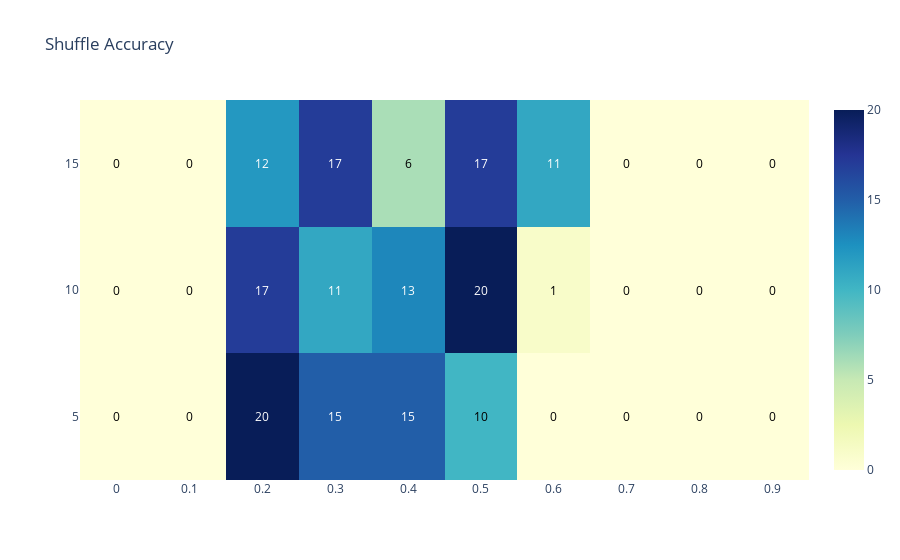

The notebook cell saved with this chart:
### Markdown cell above
## Shuffle

### Code cell
fig = create_heatmap(entries, shot, shuffle, "Shuffle Accuracy")

fig.show()

### Figure 1 — Plotly figure (JSON) as saved in the notebook; plotly's stock layout.template omitted (floating-point values rounded to 4 significant figures)
{"data": [{"colorscale": [[0, "rgb(255,255,217)"], [0.125, "rgb(237,248,177)"], [0.25, "rgb(199,233,180)"], [0.375, "rgb(127,205,187)"], [0.5, "rgb(65,182,196)"], [0.625, "rgb(29,145,192)"], [0.75, "rgb(34,94,168)"], [0.875, "rgb(37,52,148)"], [1, "rgb(8,29,88)"]], "type": "heatmap", "z": [[0, 0, 20, 15, 15, 10, 0, 0, 0, 0], [0, 0, 17, 11, 13, 20, 1, 0, 0, 0], [0, 0, 12, 17, 6, 17, 11, 0, 0, 0]]}], "layout": {"annotations": [{"font": {"color": "black"}, "showarrow": false, "text": "0", "x": 0, "y": 0}, {"font": {"color": "black"}, "showarrow": false, "text": "0", "x": 1, "y": 0}, {"font": {"color": "white"}, "showarrow": false, "text": "20", "x": 2, "y": 0}, {"font": {"color": "white"}, "showarrow": false, "text": "15", "x": 3, "y": 0}, {"font": {"color": "white"}, "showarrow": false, "text": "15", "x": 4, "y": 0}, {"font": {"color": "black"}, "showarrow": false, "text": "10", "x": 5, "y": 0}, {"font": {"color": "black"}, "showarrow": false, "text": "0", "x": 6, "y": 0}, {"font": {"color": "black"}, "showarrow": false, "text": "0", "x": 7, "y": 0}, {"font": {"color": "black"}, "showarrow": false, "text": "0", "x": 8, "y": 0}, {"font": {"color": "black"}, "showarrow": false, "text": "0", "x": 9, "y": 0}, {"font": {"color": "black"}, "showarrow": false, "text": "0", "x": 0, "y": 1}, {"font": {"color": "black"}, "showarrow": false, "text": "0", "x": 1, "y": 1}, {"font": {"color": "white"}, "showarrow": false, "text": "17", "x": 2, "y": 1}, {"font": {"color": "white"}, "showarrow": false, "text": "11", "x": 3, "y": 1}, {"font": {"color": "white"}, "showarrow": false, "text": "13", "x": 4, "y": 1}, {"font": {"color": "white"}, "showarrow": false, "text": "20", "x": 5, "y": 1}, {"font": {"color": "black"}, "showarrow": false, "text": "1", "x": 6, "y": 1}, {"font": {"color": "black"}, "showarrow": false, "text": "0", "x": 7, "y": 1}, {"font": {"color": "black"}, "showarrow": false, "text": "0", "x": 8, "y": 1}, {"font": {"color": "black"}, "showarrow": false, "text": "0", "x": 9, "y": 1}, {"font": {"color": "black"}, "showarrow": false, "text": "0", "x": 0, "y": 2}, {"font": {"color": "black"}, "showarrow": false, "text": "0", "x": 1, "y": 2}, {"font": {"color": "white"}, "showarrow": false, "text": "12", "x": 2, "y": 2}, {"font": {"color": "white"}, "showarrow": false, "text": "17", "x": 3, "y": 2}, {"font": {"color": "black"}, "showarrow": false, "text": "6", "x": 4, "y": 2}, {"font": {"color": "white"}, "showarrow": false, "text": "17", "x": 5, "y": 2}, {"font": {"color": "white"}, "showarrow": false, "text": "11", "x": 6, "y": 2}, {"font": {"color": "black"}, "showarrow": false, "text": "0", "x": 7, "y": 2}, {"font": {"color": "black"}, "showarrow": false, "text": "0", "x": 8, "y": 2}, {"font": {"color": "black"}, "showarrow": false, "text": "0", "x": 9, "y": 2}], "title": {"text": "Shuffle Accuracy"}, "xaxis": {"side": "bottom", "ticks": "", "ticktext": [0, 0.1, 0.2, 0.3, 0.4, 0.5, 0.6, 0.7, 0.8, 0.9, 1], "tickvals": [0, 1, 2, 3, 4, 5, 6, 7, 8, 9]}, "yaxis": {"ticks": "", "ticksuffix": " ", "ticktext": [5, 10, 15], "tickvals": [0, 1, 2]}}}
